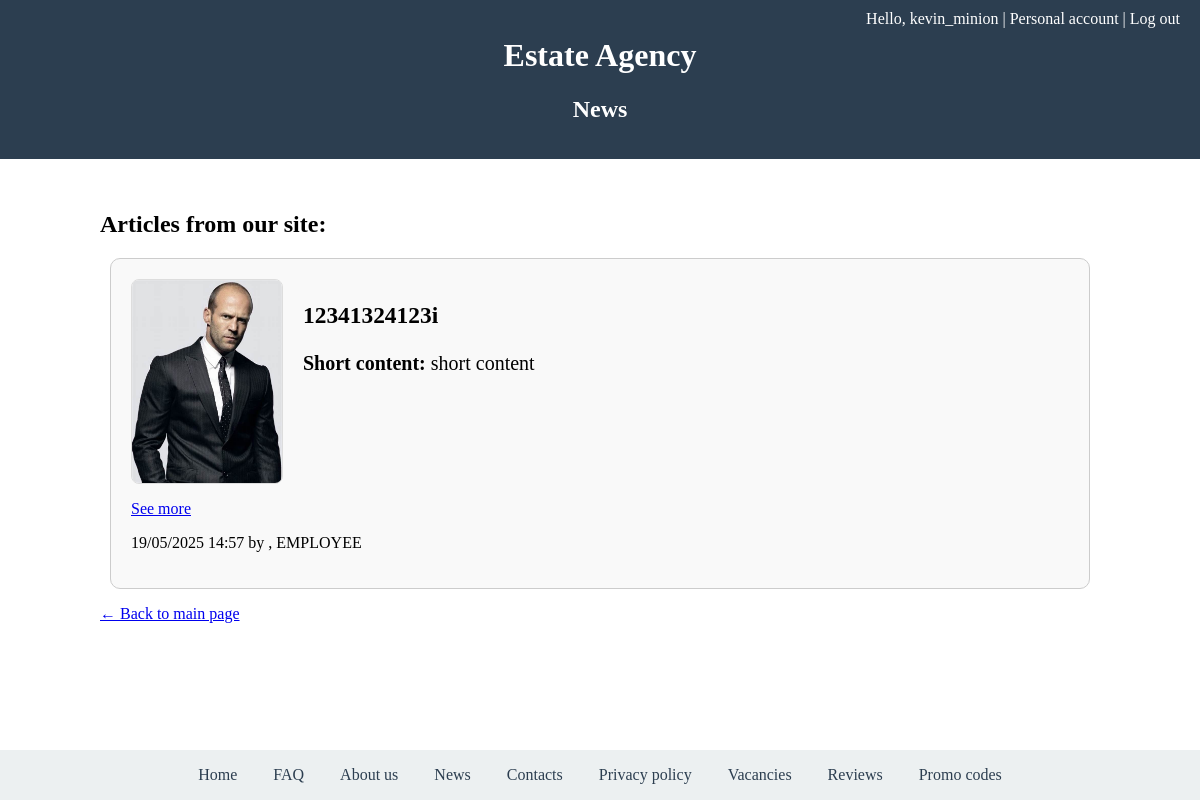
Before: /articles/news/ (signed in) with the older database file.
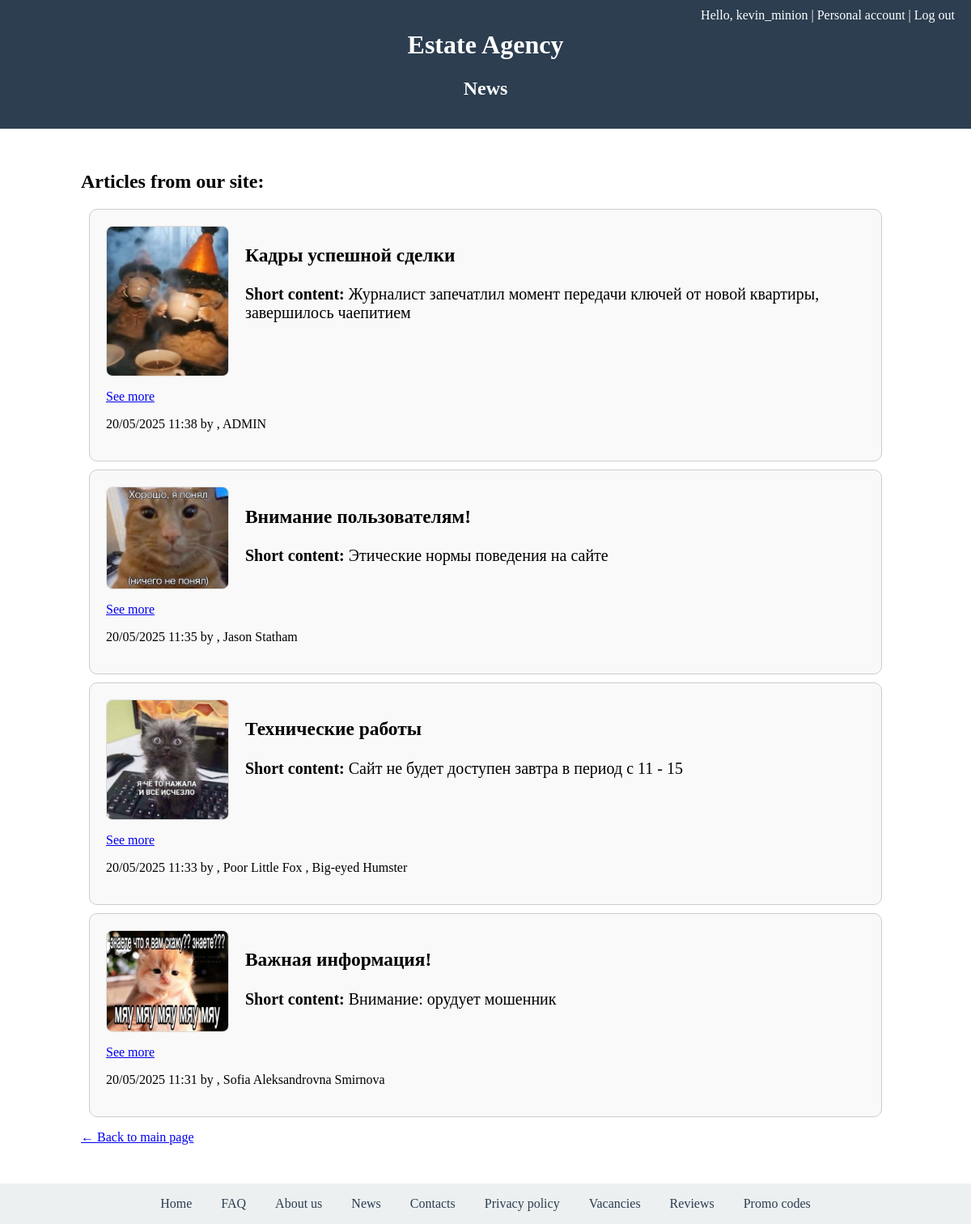
After: the same page with the newer database file.
### articles/models.py (models this page shows, shortened)
class Article(models.Model):
    author = models.ManyToManyField(UserProfile, blank=False)
    title = models.CharField(
        null=False,
        blank=False,
        max_length=50,
        verbose_name="Article title",
        help_text="Заголовок статьи"
    )
    short_content = models.CharField(
        null=False,
        blank=False,
        max_length=150,
        verbose_name="Brief article content",
        help_text="Краткое содержание статьи"
    )
    content = models.TextField(
        null=False,
        blank=False,
        verbose_name="Content",
        help_text="Статья"
    )
    image = models.ImageField(
        blank=True,
        null=True,
        verbose_name="Image",
        help_text="Прилагаемая картинка",
        upload_to='articles/'
    )
    created_at = models.DateTimeField(auto_now_add=True)
    updated_at = models.DateTimeField(auto_now=True)

### estate_agency/models.py (models this page shows, shortened)
class UserProfile(models.Model):
    full_name = models.CharField(
        blank=False,
        null=False,
        verbose_name="Full name",
        help_text="ФИО",
        max_length=80
    )
    phone_number = models.TextField(
        blank=True,
        null=True,
        verbose_name="Phone number",
        help_text="Телефон",
        validators=[phone_num_validator],
    )
    email = models.EmailField(
        blank=True,
        null=True,
        verbose_name="Email",
        help_text="Почта",
    )
    birth_day = models.DateField(
        blank=False,
        null=False,
        verbose_name="Birthday date",
        help_text="Дата рождения",
        validators=[MaxValueValidator(datetime.date.today()),
                    MinValueValidator(datetime.date.today().replace(year=1900))]
    )
    is_customer =models.BooleanField(
        null=False,
        default=False
    )
    is_owner =models.BooleanField(
        null=False,
        default=False
    )
    time_zone = models.CharField(
        max_length=40,
        choices=[(tz, tz) for tz in pytz.common_timezones],
        default="UTC"
    )
    user = models.OneToOneField(settings.AUTH_USER_MODEL, on_delete=models.CASCADE)

### articles/views.py (the view)
# urls.py: path('news/', views.news, name='news'),
def news(request):
    articles = Article.objects.all().order_by('-id')
    return render(request, 'articles/news.html',
                  {"articles": articles})

### articles/templates/articles/news.html
{% extends "base.html" %}
{% block site_name %}News{% endblock %}
{% block content %}
<div style="width: 1000px; margin: 0 auto;">
    <h2>{% block body_title %}Articles from our site:{% endblock %}</h2>
    {% for art in articles %}
    <div style="border: 1px solid #ccc; padding: 20px; border-radius: 10px;
         background-color: #f9f9f9; margin: 10px;">
            <div style="display: flex; align-items: flex-start; gap: 20px;">
                {% if art.image %}
                    <img src="{{ art.image.url }}" alt="Article picture" width="150"
                         style="flex-shrink: 0; border: 1px solid #ddd; border-radius: 8px;">
                {% endif %}
                <div style="font-size: 20px">
                    <h3>{{ art.title }}</h3>
                    {% if art.short_content %}
                        <p><strong>Short content:</strong> {{ art.short_content }}</p>
                    {% endif %}
                </div>
            </div>
        <p><a href="{% url 'article' art.pk %}">See more</a></p>
        <p>{{ art.created_at|date:"d/m/Y H:i" }} by {% for auth in art.author.all %} , {{auth.full_name}} {% endfor %}</p>
    </div>
    {% endfor %}
<p><a href="{% url 'home' %}">← Back to main page</a></p>
</div>
{% endblock %}

Changed rows visible on the page:
removed Article: image (picture), title "12341324123i", short_content "short content", created_at "19/05/2025 14:57"
removed UserProfile: full_name "EMPLOYEE", shown under "12341324123i"
added Article: image (picture), title "Кадры успешной сделки", short_content "Журналист запечатлил момент передачи ключей от новой квартиры, завершилось чаепитием", created_at "20/05/2025 11:38"
now on this page (row unchanged): UserProfile: full_name "ADMIN", shown under "Кадры успешной сделки"
added Article: image (picture), title "Внимание пользователям!", short_content "Этические нормы поведения на сайте", created_at "20/05/2025 11:35"
added UserProfile: full_name "Jason Statham", shown under "Внимание пользователям!"
added Article: image (picture), title "Технические работы", short_content "Сайт не будет доступен завтра в период с 11 - 15", created_at "20/05/2025 11:33"
added UserProfile: full_name "Poor Little Fox", shown under "Технические работы"
added UserProfile: full_name "Big-eyed Humster", shown under "Технические работы"
added Article: image (picture), title "Важная информация!", short_content "Внимание: орудует мошенник", created_at "20/05/2025 11:31"
added UserProfile: full_name "Sofia Aleksandrovna Smirnova", shown under "Важная информация!"
